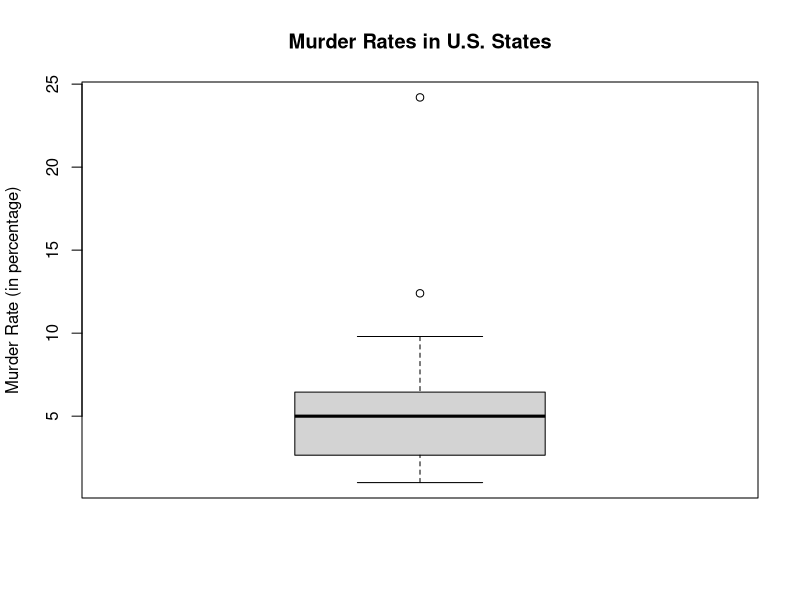
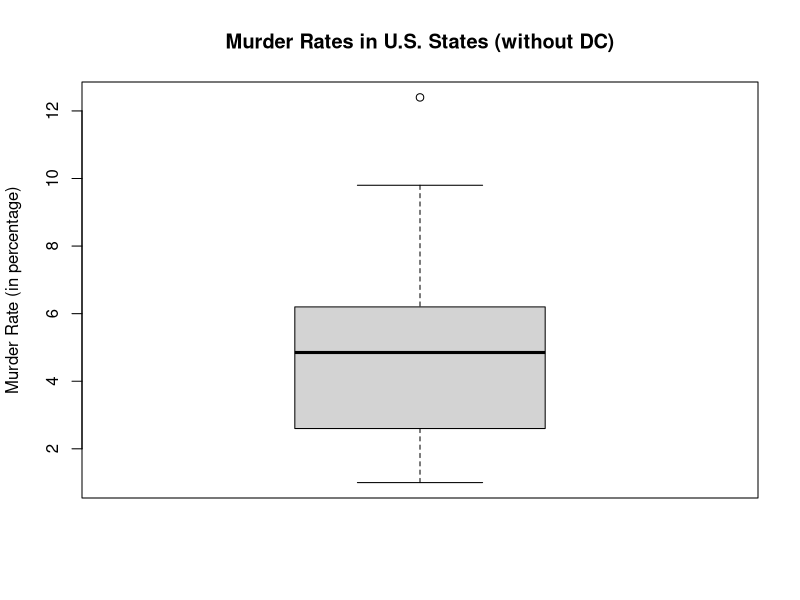

Generate these figures, in order, with R:
#### ------------- Part 1 of homework ------------- ####

#create an array of 52,000 students
studentNames <- 1:52000

#print random sample of 10 names
sample(studentNames, 10)

#### ------------- Part 2 of homework ------------- ####

#set path to working directory
setwd("~/Desktop/university-of-the-cumberlands/R/hw1/murder_rates_US")

#create data set
murderData <- read.table("Murder.txt", header = TRUE)

#create data set for only murder variable
murder <- murderData$murder

#create data set without DC
murderData_no_DC <- murderData[murderData$state != "DC", ]
murder_no_DC <- murderData_no_DC$murder

#find the mean and standard deviation of the numerical data with DC
mean(murder)
sd(murder)

#summary with DC
summary(murder)

#boxplot with DC
boxplot(murder, main = "Murder Rates in U.S. States",
        ylab = "Murder Rate (in percentage)")

#find the trimmed mean and standard deviation of the numerical data without DC
mean(murder_no_DC)
sd(murder_no_DC)

#summary without DC
summary(murder_no_DC)

#boxplot without DC
boxplot(murder_no_DC, main = "Murder Rates in U.S. States (without DC)",
        ylab = "Murder Rate (in percentage)")
